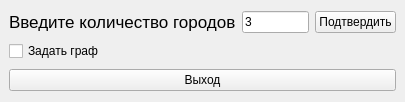
<?xml version="1.0" encoding="UTF-8"?>
<ui version="4.0">
 <class>MainWindow</class>
 <widget class="QMainWindow" name="MainWindow">
  <property name="geometry">
   <rect>
    <x>0</x>
    <y>0</y>
    <width>405</width>
    <height>102</height>
   </rect>
  </property>
  <property name="windowTitle">
   <string>Задача коммивояжера</string>
  </property>
  <widget class="QWidget" name="centralwidget">
   <layout class="QVBoxLayout" name="verticalLayout">
    <item>
     <layout class="QHBoxLayout" name="horizontalLayout">
      <item>
       <widget class="QLabel" name="label">
        <property name="font">
         <font>
          <pointsize>13</pointsize>
         </font>
        </property>
        <property name="text">
         <string>Введите количество городов</string>
        </property>
       </widget>
      </item>
      <item>
       <widget class="QLineEdit" name="lineEdit">
        <property name="text">
         <string>3</string>
        </property>
       </widget>
      </item>
      <item>
       <widget class="QPushButton" name="pushButton">
        <property name="text">
         <string>Подтвердить</string>
        </property>
       </widget>
      </item>
     </layout>
    </item>
    <item>
     <widget class="QCheckBox" name="checkBox_2">
      <property name="text">
       <string>Задать граф</string>
      </property>
     </widget>
    </item>
    <item>
     <widget class="QPushButton" name="pushButton_2">
      <property name="text">
       <string>Выход</string>
      </property>
     </widget>
    </item>
   </layout>
  </widget>
 </widget>
 <resources/>
 <connections>
  <connection>
   <sender>pushButton_2</sender>
   <signal>clicked()</signal>
   <receiver>MainWindow</receiver>
   <slot>close()</slot>
   <hints>
    <hint type="sourcelabel">
     <x>199</x>
     <y>170</y>
    </hint>
    <hint type="destinationlabel">
     <x>208</x>
     <y>183</y>
    </hint>
   </hints>
  </connection>
 </connections>
</ui>
